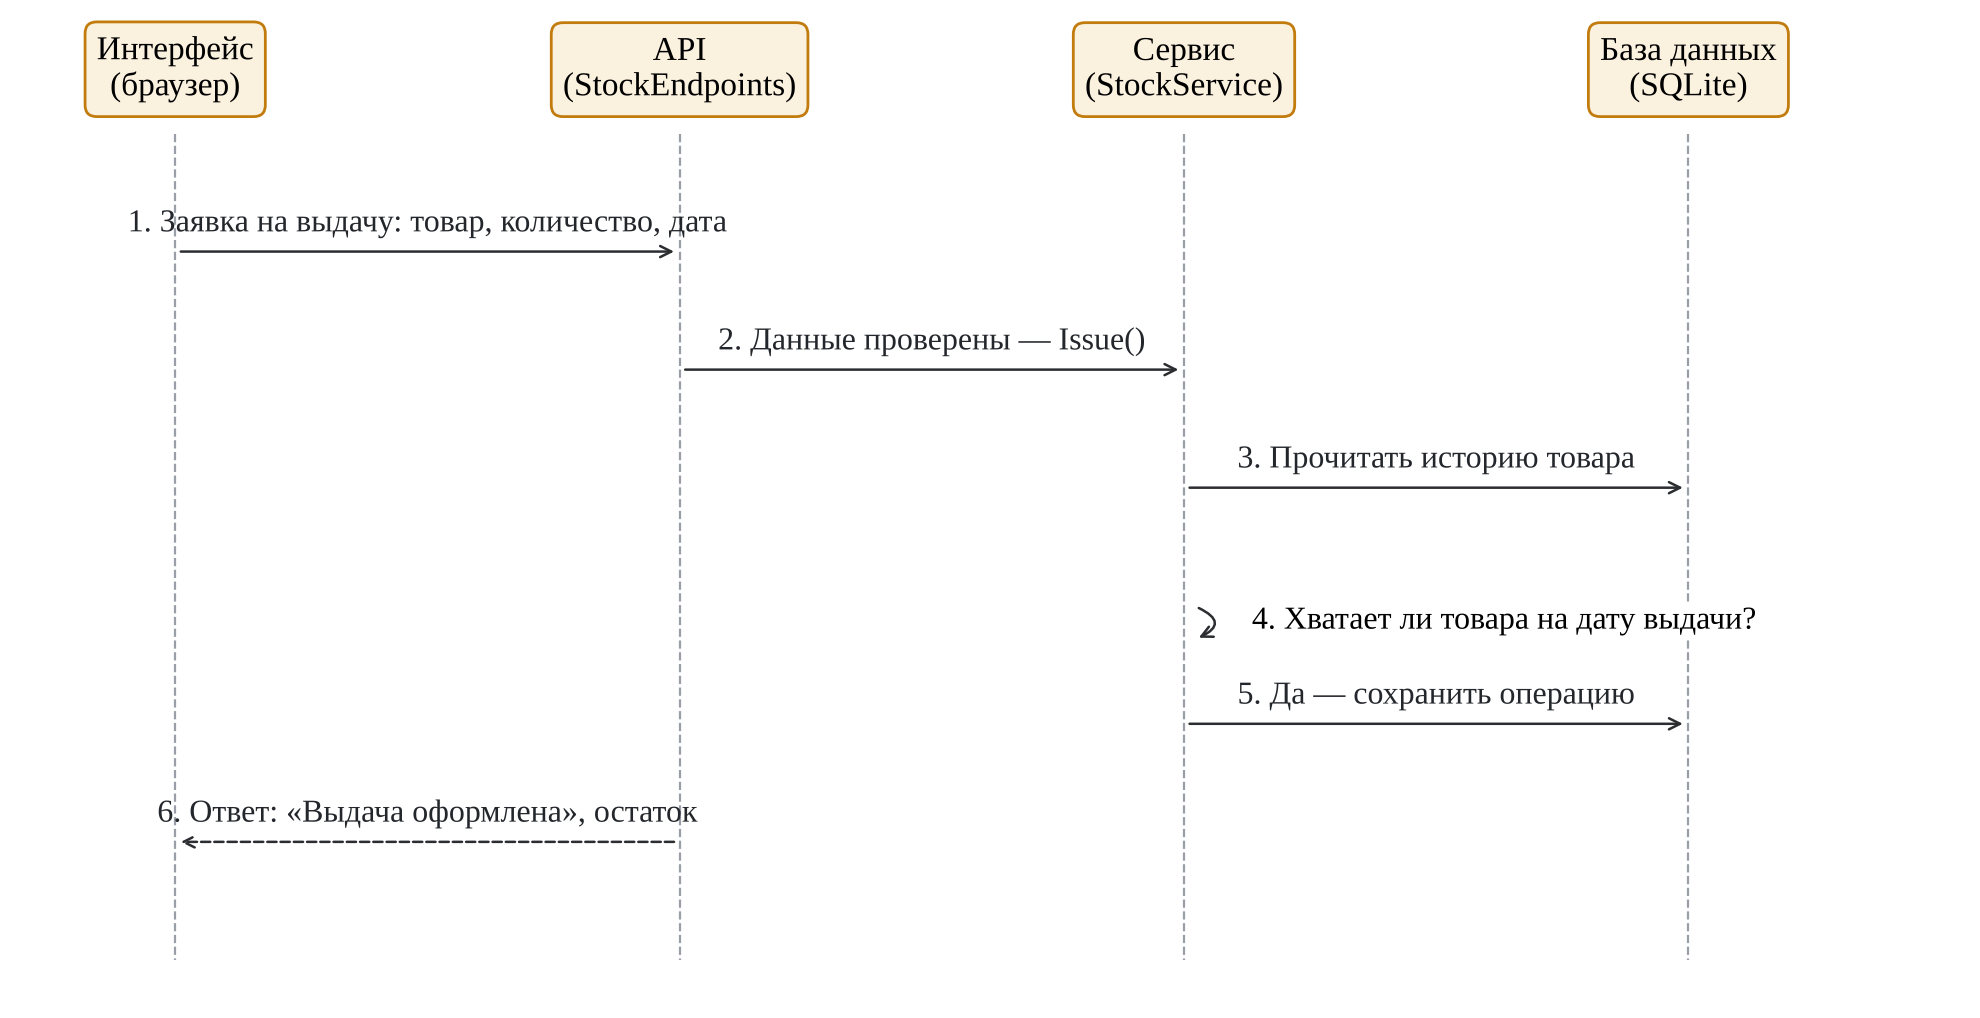

The script that saved this image:
"""Диаграмма последовательности оформления выдачи (рисуется matplotlib)."""
import matplotlib
matplotlib.use("Agg")
import matplotlib.pyplot as plt

plt.rcParams["font.family"] = "Liberation Serif"
lanes = ["Интерфейс\n(браузер)", "API\n(StockEndpoints)", "Сервис\n(StockService)", "База данных\n(SQLite)"]
X = [1, 3.6, 6.2, 8.8]
msgs = [
    (0, 1, "1. Заявка на выдачу: товар, количество, дата", False),
    (1, 2, "2. Данные проверены — Issue()", False),
    (2, 3, "3. Прочитать историю товара", False),
    (2, 2, "4. Хватает ли товара на дату выдачи?", False),
    (2, 3, "5. Да — сохранить операцию", False),
    (1, 0, "6. Ответ: «Выдача оформлена», остаток", True),
]
fig, ax = plt.subplots(figsize=(10, 5.2), dpi=200)
top, step = 0.5, 0.62
bottom = top + step * (len(msgs) + 1)
for x, name in zip(X, lanes):
    ax.text(x, top - 0.15, name, ha="center", va="bottom", fontsize=12,
            bbox=dict(boxstyle="round,pad=0.35", fc="#fbf1df", ec="#c27c0e"))
    ax.plot([x, x], [top, bottom], color="#9a9ea6", lw=0.8, ls="--")
for i, (a, b, text, ret) in enumerate(msgs):
    y = top + step * (i + 1)
    if a == b:
        ax.annotate("", xy=(X[a] + 0.05, y + 0.18), xytext=(X[a] + 0.05, y),
                    arrowprops=dict(arrowstyle="->", connectionstyle="arc3,rad=-1.2", color="#2b2d31", lw=0.9))
        ax.text(X[a] + 0.35, y + 0.08, text, fontsize=11.5, va="center", bbox=dict(fc="white", ec="none", pad=1.5))
    else:
        ax.annotate("", xy=(X[b], y), xytext=(X[a], y),
                    arrowprops=dict(arrowstyle="->", color="#2b2d31", lw=0.9, ls="--" if ret else "-"))
        ax.text((X[a] + X[b]) / 2, y - 0.07, text, fontsize=11.5, ha="center", va="bottom",
                color="#23262b")
ax.set_xlim(0.2, 10.2)
ax.set_ylim(bottom + 0.2, top - 0.6)
ax.axis("off")
plt.tight_layout()
plt.savefig("sequence.png", bbox_inches="tight")
